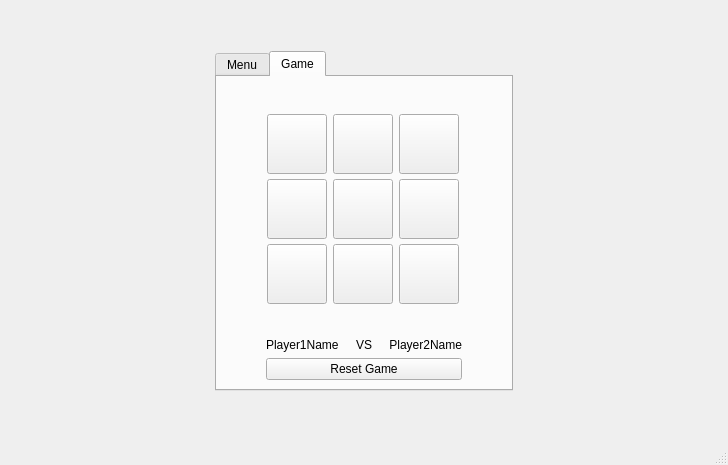
<?xml version="1.0" encoding="UTF-8"?>
<ui version="4.0">
 <class>MainWindow</class>
 <widget class="QMainWindow" name="MainWindow">
  <property name="geometry">
   <rect>
    <x>0</x>
    <y>0</y>
    <width>728</width>
    <height>465</height>
   </rect>
  </property>
  <property name="windowTitle">
   <string>MainWindow</string>
  </property>
  <widget class="QWidget" name="centralwidget">
   <layout class="QHBoxLayout" name="horizontalLayout_4">
    <item>
     <spacer name="horizontalSpacer">
      <property name="orientation">
       <enum>Qt::Horizontal</enum>
      </property>
      <property name="sizeHint" stdset="0">
       <size>
        <width>40</width>
        <height>20</height>
       </size>
      </property>
     </spacer>
    </item>
    <item>
     <widget class="QTabWidget" name="tabWidget">
      <property name="maximumSize">
       <size>
        <width>340</width>
        <height>340</height>
       </size>
      </property>
      <property name="currentIndex">
       <number>1</number>
      </property>
      <widget class="QWidget" name="tab">
       <attribute name="title">
        <string>Menu</string>
       </attribute>
       <layout class="QVBoxLayout" name="verticalLayout_3">
        <item>
         <spacer name="verticalSpacer">
          <property name="orientation">
           <enum>Qt::Vertical</enum>
          </property>
          <property name="sizeType">
           <enum>QSizePolicy::Expanding</enum>
          </property>
          <property name="sizeHint" stdset="0">
           <size>
            <width>20</width>
            <height>20</height>
           </size>
          </property>
         </spacer>
        </item>
        <item>
         <widget class="QLabel" name="label_IP">
          <property name="text">
           <string>Your IP:</string>
          </property>
         </widget>
        </item>
        <item>
         <widget class="QLabel" name="labe_Port">
          <property name="text">
           <string>Your Port:</string>
          </property>
         </widget>
        </item>
        <item>
         <layout class="QVBoxLayout" name="verticalLayout">
          <item>
           <layout class="QHBoxLayout" name="horizontalLayout">
            <item>
             <widget class="QLabel" name="label_Enter_Your_Nickname">
              <property name="text">
               <string>Enter your Nickname:</string>
              </property>
             </widget>
            </item>
            <item>
             <widget class="QLineEdit" name="lineEdit_Nickname"/>
            </item>
           </layout>
          </item>
          <item>
           <widget class="QLabel" name="label_ChooseSymbol">
            <property name="text">
             <string>Choose your symbol:</string>
            </property>
           </widget>
          </item>
          <item>
           <layout class="QHBoxLayout" name="horizontalLayout_5">
            <item>
             <widget class="QRadioButton" name="radioButton_X">
              <property name="text">
               <string>X</string>
              </property>
             </widget>
            </item>
            <item>
             <widget class="QRadioButton" name="radioButton_O">
              <property name="text">
               <string>O</string>
              </property>
             </widget>
            </item>
            <item>
             <spacer name="horizontalSpacer_6">
              <property name="orientation">
               <enum>Qt::Horizontal</enum>
              </property>
              <property name="sizeHint" stdset="0">
               <size>
                <width>40</width>
                <height>20</height>
               </size>
              </property>
             </spacer>
            </item>
           </layout>
          </item>
          <item>
           <layout class="QHBoxLayout" name="horizontalLayout_2">
            <item>
             <widget class="QLabel" name="label">
              <property name="text">
               <string>Enter ID to connect:</string>
              </property>
             </widget>
            </item>
            <item>
             <widget class="QLineEdit" name="lineEdit_ID"/>
            </item>
           </layout>
          </item>
          <item>
           <widget class="QPushButton" name="pushButton_Create_Lobby">
            <property name="text">
             <string>Connect</string>
            </property>
           </widget>
          </item>
         </layout>
        </item>
        <item>
         <spacer name="verticalSpacer_2">
          <property name="orientation">
           <enum>Qt::Vertical</enum>
          </property>
          <property name="sizeType">
           <enum>QSizePolicy::Expanding</enum>
          </property>
          <property name="sizeHint" stdset="0">
           <size>
            <width>20</width>
            <height>40</height>
           </size>
          </property>
         </spacer>
        </item>
       </layout>
      </widget>
      <widget class="QWidget" name="tab_2">
       <attribute name="title">
        <string>Game</string>
       </attribute>
       <layout class="QGridLayout" name="gridLayout_2">
        <item row="1" column="1">
         <layout class="QVBoxLayout" name="verticalLayout_2">
          <item>
           <layout class="QGridLayout" name="gridLayout">
            <property name="sizeConstraint">
             <enum>QLayout::SetFixedSize</enum>
            </property>
            <property name="spacing">
             <number>5</number>
            </property>
            <item row="0" column="1">
             <widget class="QPushButton" name="pushButton_1_2">
              <property name="sizePolicy">
               <sizepolicy hsizetype="Fixed" vsizetype="Fixed">
                <horstretch>0</horstretch>
                <verstretch>0</verstretch>
               </sizepolicy>
              </property>
              <property name="minimumSize">
               <size>
                <width>60</width>
                <height>60</height>
               </size>
              </property>
              <property name="maximumSize">
               <size>
                <width>60</width>
                <height>60</height>
               </size>
              </property>
              <property name="text">
               <string/>
              </property>
             </widget>
            </item>
            <item row="0" column="0">
             <widget class="QPushButton" name="pushButton_1_1">
              <property name="sizePolicy">
               <sizepolicy hsizetype="Fixed" vsizetype="Fixed">
                <horstretch>0</horstretch>
                <verstretch>0</verstretch>
               </sizepolicy>
              </property>
              <property name="minimumSize">
               <size>
                <width>60</width>
                <height>60</height>
               </size>
              </property>
              <property name="maximumSize">
               <size>
                <width>60</width>
                <height>60</height>
               </size>
              </property>
              <property name="text">
               <string/>
              </property>
             </widget>
            </item>
            <item row="2" column="0">
             <widget class="QPushButton" name="pushButton_3_1">
              <property name="sizePolicy">
               <sizepolicy hsizetype="Fixed" vsizetype="Fixed">
                <horstretch>0</horstretch>
                <verstretch>0</verstretch>
               </sizepolicy>
              </property>
              <property name="minimumSize">
               <size>
                <width>60</width>
                <height>60</height>
               </size>
              </property>
              <property name="maximumSize">
               <size>
                <width>60</width>
                <height>60</height>
               </size>
              </property>
              <property name="text">
               <string/>
              </property>
             </widget>
            </item>
            <item row="1" column="0">
             <widget class="QPushButton" name="pushButton_2_1">
              <property name="sizePolicy">
               <sizepolicy hsizetype="Fixed" vsizetype="Fixed">
                <horstretch>0</horstretch>
                <verstretch>0</verstretch>
               </sizepolicy>
              </property>
              <property name="minimumSize">
               <size>
                <width>60</width>
                <height>60</height>
               </size>
              </property>
              <property name="maximumSize">
               <size>
                <width>60</width>
                <height>60</height>
               </size>
              </property>
              <property name="text">
               <string/>
              </property>
             </widget>
            </item>
            <item row="0" column="2">
             <widget class="QPushButton" name="pushButton_1_3">
              <property name="sizePolicy">
               <sizepolicy hsizetype="Fixed" vsizetype="Fixed">
                <horstretch>0</horstretch>
                <verstretch>0</verstretch>
               </sizepolicy>
              </property>
              <property name="minimumSize">
               <size>
                <width>60</width>
                <height>60</height>
               </size>
              </property>
              <property name="maximumSize">
               <size>
                <width>60</width>
                <height>60</height>
               </size>
              </property>
              <property name="text">
               <string/>
              </property>
             </widget>
            </item>
            <item row="1" column="1">
             <widget class="QPushButton" name="pushButton_2_2">
              <property name="sizePolicy">
               <sizepolicy hsizetype="Fixed" vsizetype="Fixed">
                <horstretch>0</horstretch>
                <verstretch>0</verstretch>
               </sizepolicy>
              </property>
              <property name="minimumSize">
               <size>
                <width>60</width>
                <height>60</height>
               </size>
              </property>
              <property name="maximumSize">
               <size>
                <width>60</width>
                <height>60</height>
               </size>
              </property>
              <property name="text">
               <string/>
              </property>
             </widget>
            </item>
            <item row="1" column="2">
             <widget class="QPushButton" name="pushButton_2_3">
              <property name="sizePolicy">
               <sizepolicy hsizetype="Fixed" vsizetype="Fixed">
                <horstretch>0</horstretch>
                <verstretch>0</verstretch>
               </sizepolicy>
              </property>
              <property name="minimumSize">
               <size>
                <width>60</width>
                <height>60</height>
               </size>
              </property>
              <property name="maximumSize">
               <size>
                <width>60</width>
                <height>60</height>
               </size>
              </property>
              <property name="text">
               <string/>
              </property>
             </widget>
            </item>
            <item row="2" column="1">
             <widget class="QPushButton" name="pushButton_3_2">
              <property name="sizePolicy">
               <sizepolicy hsizetype="Fixed" vsizetype="Fixed">
                <horstretch>0</horstretch>
                <verstretch>0</verstretch>
               </sizepolicy>
              </property>
              <property name="minimumSize">
               <size>
                <width>60</width>
                <height>60</height>
               </size>
              </property>
              <property name="maximumSize">
               <size>
                <width>60</width>
                <height>60</height>
               </size>
              </property>
              <property name="text">
               <string/>
              </property>
             </widget>
            </item>
            <item row="2" column="2">
             <widget class="QPushButton" name="pushButton_3_3">
              <property name="sizePolicy">
               <sizepolicy hsizetype="Fixed" vsizetype="Fixed">
                <horstretch>0</horstretch>
                <verstretch>0</verstretch>
               </sizepolicy>
              </property>
              <property name="minimumSize">
               <size>
                <width>60</width>
                <height>60</height>
               </size>
              </property>
              <property name="maximumSize">
               <size>
                <width>60</width>
                <height>60</height>
               </size>
              </property>
              <property name="text">
               <string/>
              </property>
             </widget>
            </item>
           </layout>
          </item>
          <item>
           <spacer name="verticalSpacer_3">
            <property name="orientation">
             <enum>Qt::Vertical</enum>
            </property>
            <property name="sizeHint" stdset="0">
             <size>
              <width>20</width>
              <height>40</height>
             </size>
            </property>
           </spacer>
          </item>
          <item>
           <layout class="QHBoxLayout" name="horizontalLayout_3">
            <property name="spacing">
             <number>17</number>
            </property>
            <item>
             <widget class="QLabel" name="label_InGame_Player1Name">
              <property name="text">
               <string>Player1Name</string>
              </property>
             </widget>
            </item>
            <item>
             <widget class="QLabel" name="label_InGame_VS">
              <property name="layoutDirection">
               <enum>Qt::LeftToRight</enum>
              </property>
              <property name="text">
               <string>VS</string>
              </property>
              <property name="alignment">
               <set>Qt::AlignCenter</set>
              </property>
             </widget>
            </item>
            <item>
             <widget class="QLabel" name="label_InGame_Player2Name">
              <property name="layoutDirection">
               <enum>Qt::LeftToRight</enum>
              </property>
              <property name="text">
               <string>Player2Name</string>
              </property>
              <property name="alignment">
               <set>Qt::AlignRight|Qt::AlignTrailing|Qt::AlignVCenter</set>
              </property>
             </widget>
            </item>
           </layout>
          </item>
         </layout>
        </item>
        <item row="2" column="1">
         <widget class="QPushButton" name="pushButton_resetGame">
          <property name="text">
           <string>Reset Game</string>
          </property>
         </widget>
        </item>
        <item row="1" column="0">
         <spacer name="horizontalSpacer_3">
          <property name="orientation">
           <enum>Qt::Horizontal</enum>
          </property>
          <property name="sizeHint" stdset="0">
           <size>
            <width>40</width>
            <height>20</height>
           </size>
          </property>
         </spacer>
        </item>
        <item row="0" column="1">
         <spacer name="verticalSpacer_4">
          <property name="orientation">
           <enum>Qt::Vertical</enum>
          </property>
          <property name="sizeHint" stdset="0">
           <size>
            <width>20</width>
            <height>40</height>
           </size>
          </property>
         </spacer>
        </item>
        <item row="1" column="2">
         <spacer name="horizontalSpacer_4">
          <property name="orientation">
           <enum>Qt::Horizontal</enum>
          </property>
          <property name="sizeHint" stdset="0">
           <size>
            <width>40</width>
            <height>20</height>
           </size>
          </property>
         </spacer>
        </item>
       </layout>
      </widget>
     </widget>
    </item>
    <item>
     <spacer name="horizontalSpacer_2">
      <property name="orientation">
       <enum>Qt::Horizontal</enum>
      </property>
      <property name="sizeHint" stdset="0">
       <size>
        <width>40</width>
        <height>20</height>
       </size>
      </property>
     </spacer>
    </item>
   </layout>
  </widget>
  <widget class="QMenuBar" name="menubar">
   <property name="geometry">
    <rect>
     <x>0</x>
     <y>0</y>
     <width>728</width>
     <height>20</height>
    </rect>
   </property>
  </widget>
  <widget class="QStatusBar" name="statusbar"/>
 </widget>
 <resources/>
 <connections/>
</ui>
